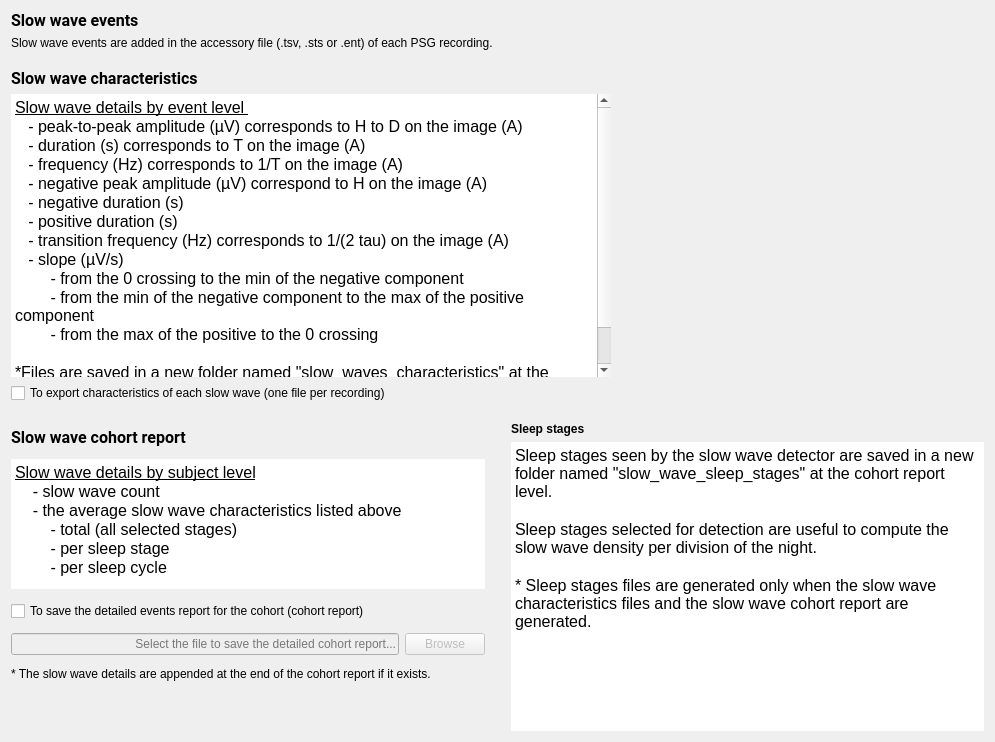
<?xml version="1.0" encoding="UTF-8"?>
<ui version="4.0">
 <class>SSWDSaveFiles</class>
 <widget class="QWidget" name="SSWDSaveFiles">
  <property name="geometry">
   <rect>
    <x>0</x>
    <y>0</y>
    <width>995</width>
    <height>742</height>
   </rect>
  </property>
  <property name="minimumSize">
   <size>
    <width>0</width>
    <height>0</height>
   </size>
  </property>
  <property name="windowTitle">
   <string/>
  </property>
  <property name="styleSheet">
   <string notr="true">font: 12pt &quot;Roboto&quot;;</string>
  </property>
  <layout class="QVBoxLayout" name="verticalLayout_4">
   <item>
    <widget class="QLabel" name="label_title">
     <property name="sizePolicy">
      <sizepolicy hsizetype="Preferred" vsizetype="Maximum">
       <horstretch>0</horstretch>
       <verstretch>0</verstretch>
      </sizepolicy>
     </property>
     <property name="font">
      <font>
       <family>Roboto</family>
       <pointsize>12</pointsize>
       <italic>false</italic>
       <bold>false</bold>
      </font>
     </property>
     <property name="text">
      <string>&lt;html&gt;&lt;head/&gt;&lt;body&gt;&lt;p&gt;&lt;span style=&quot; font-weight:600;&quot;&gt;Slow wave events&lt;/span&gt;&lt;/p&gt;&lt;/body&gt;&lt;/html&gt;</string>
     </property>
    </widget>
   </item>
   <item>
    <widget class="QLabel" name="label_3">
     <property name="sizePolicy">
      <sizepolicy hsizetype="Preferred" vsizetype="Maximum">
       <horstretch>0</horstretch>
       <verstretch>0</verstretch>
      </sizepolicy>
     </property>
     <property name="text">
      <string>Slow wave events are added in the accessory file (.tsv, .sts or .ent) of each PSG recording.</string>
     </property>
    </widget>
   </item>
   <item>
    <spacer name="verticalSpacer_3">
     <property name="orientation">
      <enum>Qt::Orientation::Vertical</enum>
     </property>
     <property name="sizeType">
      <enum>QSizePolicy::Policy::Fixed</enum>
     </property>
     <property name="sizeHint" stdset="0">
      <size>
       <width>20</width>
       <height>13</height>
      </size>
     </property>
    </spacer>
   </item>
   <item>
    <widget class="QLabel" name="label_title_2">
     <property name="sizePolicy">
      <sizepolicy hsizetype="Preferred" vsizetype="Maximum">
       <horstretch>0</horstretch>
       <verstretch>0</verstretch>
      </sizepolicy>
     </property>
     <property name="font">
      <font>
       <family>Roboto</family>
       <pointsize>12</pointsize>
       <italic>false</italic>
       <bold>false</bold>
      </font>
     </property>
     <property name="text">
      <string>&lt;html&gt;&lt;head/&gt;&lt;body&gt;&lt;p&gt;&lt;span style=&quot; font-weight:600;&quot;&gt;Slow wave characteristics&lt;/span&gt;&lt;/p&gt;&lt;/body&gt;&lt;/html&gt;</string>
     </property>
    </widget>
   </item>
   <item>
    <layout class="QHBoxLayout" name="horizontalLayout_2">
     <item>
      <layout class="QVBoxLayout" name="verticalLayout">
       <item>
        <widget class="QTextEdit" name="textEdit">
         <property name="sizePolicy">
          <sizepolicy hsizetype="Expanding" vsizetype="Minimum">
           <horstretch>0</horstretch>
           <verstretch>0</verstretch>
          </sizepolicy>
         </property>
         <property name="maximumSize">
          <size>
           <width>600</width>
           <height>16777215</height>
          </size>
         </property>
         <property name="frameShape">
          <enum>QFrame::Shape::NoFrame</enum>
         </property>
         <property name="frameShadow">
          <enum>QFrame::Shadow::Plain</enum>
         </property>
         <property name="lineWidth">
          <number>0</number>
         </property>
         <property name="readOnly">
          <bool>true</bool>
         </property>
         <property name="html">
          <string>&lt;!DOCTYPE HTML PUBLIC &quot;-//W3C//DTD HTML 4.0//EN&quot; &quot;http://www.w3.org/TR/REC-html40/strict.dtd&quot;&gt;
&lt;html&gt;&lt;head&gt;&lt;meta name=&quot;qrichtext&quot; content=&quot;1&quot; /&gt;&lt;meta charset=&quot;utf-8&quot; /&gt;&lt;style type=&quot;text/css&quot;&gt;
p, li { white-space: pre-wrap; }
hr { height: 1px; border-width: 0; }
li.unchecked::marker { content: &quot;\2610&quot;; }
li.checked::marker { content: &quot;\2612&quot;; }
&lt;/style&gt;&lt;/head&gt;&lt;body style=&quot; font-family:'Roboto'; font-size:12pt; font-weight:400; font-style:normal;&quot;&gt;
&lt;p style=&quot; margin-top:0px; margin-bottom:0px; margin-left:0px; margin-right:0px; -qt-block-indent:0; text-indent:0px;&quot;&gt;&lt;span style=&quot; text-decoration: underline;&quot;&gt;Slow wave details by event level &lt;/span&gt;&lt;/p&gt;
&lt;p style=&quot; margin-top:0px; margin-bottom:0px; margin-left:0px; margin-right:0px; -qt-block-indent:0; text-indent:0px;&quot;&gt;   - &lt;span style=&quot; color:#000000;&quot;&gt;peak-to-peak amplitude (µV) corresponds to H to D on the image (A)&lt;/span&gt;&lt;/p&gt;
&lt;p style=&quot; margin-top:0px; margin-bottom:0px; margin-left:0px; margin-right:0px; -qt-block-indent:0; text-indent:0px;&quot;&gt;   - duration (s) corresponds to T &lt;span style=&quot; color:#000000;&quot;&gt;on the image (A)&lt;/span&gt;&lt;/p&gt;
&lt;p style=&quot; margin-top:0px; margin-bottom:0px; margin-left:0px; margin-right:0px; -qt-block-indent:0; text-indent:0px;&quot;&gt;   - frequency (Hz) corresponds to 1/T &lt;span style=&quot; color:#000000;&quot;&gt;on the image (A)&lt;/span&gt;&lt;/p&gt;
&lt;p style=&quot; margin-top:0px; margin-bottom:0px; margin-left:0px; margin-right:0px; -qt-block-indent:0; text-indent:0px;&quot;&gt;   - &lt;span style=&quot; font-family:'Arial','sans-serif'; color:#000000; background-color:transparent;&quot;&gt;negative peak amplitude &lt;/span&gt;&lt;span style=&quot; color:#000000;&quot;&gt;(µV) correspond to H on the image (A)&lt;/span&gt;&lt;/p&gt;
&lt;p style=&quot; margin-top:0px; margin-bottom:0px; margin-left:0px; margin-right:0px; -qt-block-indent:0; text-indent:0px;&quot;&gt;&lt;span style=&quot; color:#000000;&quot;&gt;   - &lt;/span&gt;&lt;a name=&quot;docs-internal-guid-7597fb9e-7fff-dd5c-4478-b33f09691339&quot;&gt;&lt;/a&gt;&lt;span style=&quot; font-family:'Arial','sans-serif'; color:#000000; background-color:transparent;&quot;&gt;n&lt;/span&gt;&lt;span style=&quot; font-family:'Arial','sans-serif'; color:#000000; background-color:transparent;&quot;&gt;egative duration (s) &lt;/span&gt;&lt;/p&gt;
&lt;p style=&quot; margin-top:0px; margin-bottom:0px; margin-left:0px; margin-right:0px; -qt-block-indent:0; text-indent:0px;&quot;&gt;&lt;span style=&quot; font-family:'Arial','sans-serif'; color:#000000; background-color:transparent;&quot;&gt;   - &lt;/span&gt;&lt;a name=&quot;docs-internal-guid-f6ea236d-7fff-1fb4-6202-3e00854b0b90&quot;&gt;&lt;/a&gt;&lt;span style=&quot; font-family:'Arial','sans-serif'; color:#000000; background-color:transparent;&quot;&gt;p&lt;/span&gt;&lt;span style=&quot; font-family:'Arial','sans-serif'; color:#000000; background-color:transparent;&quot;&gt;ositive duration (s)&lt;/span&gt;&lt;/p&gt;
&lt;p style=&quot; margin-top:0px; margin-bottom:0px; margin-left:0px; margin-right:0px; -qt-block-indent:0; text-indent:0px;&quot;&gt;&lt;span style=&quot; color:#000000;&quot;&gt;   - transition frequency (Hz) corresponds to 1/(2 tau) on the image (A)&lt;/span&gt;&lt;/p&gt;
&lt;p style=&quot; margin-top:0px; margin-bottom:0px; margin-left:0px; margin-right:0px; -qt-block-indent:0; text-indent:0px;&quot;&gt;&lt;span style=&quot; color:#000000;&quot;&gt;   - slope (µV/s)&lt;/span&gt;&lt;/p&gt;
&lt;p style=&quot; margin-top:0px; margin-bottom:0px; margin-left:0px; margin-right:0px; -qt-block-indent:0; text-indent:0px;&quot;&gt;&lt;span style=&quot; color:#000000;&quot;&gt;        - from the 0 crossing to the min of the negative component&lt;/span&gt;&lt;/p&gt;
&lt;p style=&quot; margin-top:0px; margin-bottom:0px; margin-left:0px; margin-right:0px; -qt-block-indent:0; text-indent:0px;&quot;&gt;&lt;span style=&quot; color:#000000;&quot;&gt;        - from the min of the negative component to the max of the positive component&lt;/span&gt;&lt;/p&gt;
&lt;p style=&quot; margin-top:0px; margin-bottom:0px; margin-left:0px; margin-right:0px; -qt-block-indent:0; text-indent:0px;&quot;&gt;&lt;span style=&quot; color:#000000;&quot;&gt;        - from the max of the positive to the 0 crossing&lt;/span&gt;&lt;/p&gt;
&lt;p style=&quot;-qt-paragraph-type:empty; margin-top:0px; margin-bottom:0px; margin-left:0px; margin-right:0px; -qt-block-indent:0; text-indent:0px; color:#000000;&quot;&gt;&lt;br /&gt;&lt;/p&gt;
&lt;p style=&quot; margin-top:0px; margin-bottom:0px; margin-left:0px; margin-right:0px; -qt-block-indent:0; text-indent:0px;&quot;&gt;&lt;span style=&quot; color:#000000;&quot;&gt;*Files are saved in a new folder named &amp;quot;slow_waves_characteristics&amp;quot; at the cohort report level.&lt;/span&gt;&lt;/p&gt;
&lt;p style=&quot; margin-top:0px; margin-bottom:0px; margin-left:0px; margin-right:0px; -qt-block-indent:0; text-indent:0px;&quot;&gt;&lt;span style=&quot; color:#000000;&quot;&gt;*Without the cohort report : each file is saved in the same folder as the PSG file.&lt;/span&gt;&lt;/p&gt;&lt;/body&gt;&lt;/html&gt;</string>
         </property>
        </widget>
       </item>
       <item>
        <widget class="QCheckBox" name="checkBox_export_sw">
         <property name="text">
          <string>To export characteristics of each slow wave (one file per recording)</string>
         </property>
        </widget>
       </item>
      </layout>
     </item>
     <item>
      <widget class="QLabel" name="image">
       <property name="lineWidth">
        <number>0</number>
       </property>
       <property name="text">
        <string/>
       </property>
       <property name="alignment">
        <set>Qt::AlignmentFlag::AlignCenter</set>
       </property>
      </widget>
     </item>
    </layout>
   </item>
   <item>
    <spacer name="verticalSpacer_2">
     <property name="orientation">
      <enum>Qt::Orientation::Vertical</enum>
     </property>
     <property name="sizeType">
      <enum>QSizePolicy::Policy::Fixed</enum>
     </property>
     <property name="sizeHint" stdset="0">
      <size>
       <width>20</width>
       <height>13</height>
      </size>
     </property>
    </spacer>
   </item>
   <item>
    <layout class="QHBoxLayout" name="horizontalLayout_4">
     <item>
      <layout class="QVBoxLayout" name="verticalLayout_2">
       <item>
        <widget class="QLabel" name="label">
         <property name="sizePolicy">
          <sizepolicy hsizetype="Preferred" vsizetype="Maximum">
           <horstretch>0</horstretch>
           <verstretch>0</verstretch>
          </sizepolicy>
         </property>
         <property name="font">
          <font>
           <family>Roboto</family>
           <pointsize>12</pointsize>
           <italic>false</italic>
           <bold>false</bold>
          </font>
         </property>
         <property name="text">
          <string>&lt;html&gt;&lt;head/&gt;&lt;body&gt;&lt;p&gt;&lt;span style=&quot; font-weight:600;&quot;&gt;Slow wave cohort report&lt;/span&gt;&lt;/p&gt;&lt;/body&gt;&lt;/html&gt;</string>
         </property>
        </widget>
       </item>
       <item>
        <widget class="QTextEdit" name="textEdit_2">
         <property name="sizePolicy">
          <sizepolicy hsizetype="Expanding" vsizetype="Minimum">
           <horstretch>0</horstretch>
           <verstretch>0</verstretch>
          </sizepolicy>
         </property>
         <property name="maximumSize">
          <size>
           <width>16777215</width>
           <height>130</height>
          </size>
         </property>
         <property name="frameShape">
          <enum>QFrame::Shape::NoFrame</enum>
         </property>
         <property name="frameShadow">
          <enum>QFrame::Shadow::Plain</enum>
         </property>
         <property name="lineWidth">
          <number>0</number>
         </property>
         <property name="readOnly">
          <bool>true</bool>
         </property>
         <property name="html">
          <string>&lt;!DOCTYPE HTML PUBLIC &quot;-//W3C//DTD HTML 4.0//EN&quot; &quot;http://www.w3.org/TR/REC-html40/strict.dtd&quot;&gt;
&lt;html&gt;&lt;head&gt;&lt;meta name=&quot;qrichtext&quot; content=&quot;1&quot; /&gt;&lt;meta charset=&quot;utf-8&quot; /&gt;&lt;style type=&quot;text/css&quot;&gt;
p, li { white-space: pre-wrap; }
hr { height: 1px; border-width: 0; }
li.unchecked::marker { content: &quot;\2610&quot;; }
li.checked::marker { content: &quot;\2612&quot;; }
&lt;/style&gt;&lt;/head&gt;&lt;body style=&quot; font-family:'Roboto'; font-size:12pt; font-weight:400; font-style:normal;&quot;&gt;
&lt;p style=&quot; margin-top:0px; margin-bottom:0px; margin-left:0px; margin-right:0px; -qt-block-indent:0; text-indent:0px;&quot;&gt;&lt;span style=&quot; text-decoration: underline;&quot;&gt;Slow wave details by subject level&lt;/span&gt;&lt;/p&gt;
&lt;p style=&quot; margin-top:0px; margin-bottom:0px; margin-left:0px; margin-right:0px; -qt-block-indent:0; text-indent:0px;&quot;&gt;    - slow wave count&lt;/p&gt;
&lt;p style=&quot; margin-top:0px; margin-bottom:0px; margin-left:0px; margin-right:0px; -qt-block-indent:0; text-indent:0px;&quot;&gt;    - the average slow wave characteristics listed above&lt;/p&gt;
&lt;p style=&quot; margin-top:0px; margin-bottom:0px; margin-left:0px; margin-right:0px; -qt-block-indent:0; text-indent:0px;&quot;&gt;        - total (all selected stages)&lt;/p&gt;
&lt;p style=&quot; margin-top:0px; margin-bottom:0px; margin-left:0px; margin-right:0px; -qt-block-indent:0; text-indent:0px;&quot;&gt;        - per sleep stage&lt;/p&gt;
&lt;p style=&quot; margin-top:0px; margin-bottom:0px; margin-left:0px; margin-right:0px; -qt-block-indent:0; text-indent:0px;&quot;&gt;        - per sleep cycle&lt;/p&gt;&lt;/body&gt;&lt;/html&gt;</string>
         </property>
        </widget>
       </item>
       <item>
        <layout class="QHBoxLayout" name="horizontalLayout_3">
         <item>
          <widget class="QCheckBox" name="checkBox_save_cohort">
           <property name="sizePolicy">
            <sizepolicy hsizetype="Expanding" vsizetype="Maximum">
             <horstretch>0</horstretch>
             <verstretch>0</verstretch>
            </sizepolicy>
           </property>
           <property name="maximumSize">
            <size>
             <width>16777215</width>
             <height>16777215</height>
            </size>
           </property>
           <property name="text">
            <string>To save the detailed events report for the cohort (cohort report)</string>
           </property>
          </widget>
         </item>
        </layout>
       </item>
       <item>
        <layout class="QHBoxLayout" name="horizontalLayout">
         <item>
          <widget class="QLineEdit" name="lineEdit_cohort_report">
           <property name="enabled">
            <bool>false</bool>
           </property>
           <property name="sizePolicy">
            <sizepolicy hsizetype="Expanding" vsizetype="Maximum">
             <horstretch>0</horstretch>
             <verstretch>0</verstretch>
            </sizepolicy>
           </property>
           <property name="maximumSize">
            <size>
             <width>16777215</width>
             <height>16777215</height>
            </size>
           </property>
           <property name="alignment">
            <set>Qt::AlignmentFlag::AlignRight|Qt::AlignmentFlag::AlignTrailing|Qt::AlignmentFlag::AlignVCenter</set>
           </property>
           <property name="placeholderText">
            <string>Select the file to save the detailed cohort report...</string>
           </property>
          </widget>
         </item>
         <item>
          <widget class="QPushButton" name="pushButto_browse">
           <property name="enabled">
            <bool>false</bool>
           </property>
           <property name="sizePolicy">
            <sizepolicy hsizetype="Fixed" vsizetype="Fixed">
             <horstretch>0</horstretch>
             <verstretch>0</verstretch>
            </sizepolicy>
           </property>
           <property name="text">
            <string>Browse</string>
           </property>
          </widget>
         </item>
        </layout>
       </item>
       <item>
        <widget class="QLabel" name="label_2">
         <property name="sizePolicy">
          <sizepolicy hsizetype="Preferred" vsizetype="Maximum">
           <horstretch>0</horstretch>
           <verstretch>0</verstretch>
          </sizepolicy>
         </property>
         <property name="text">
          <string>* The slow wave details are appended at the end of the cohort report if it exists.</string>
         </property>
        </widget>
       </item>
       <item>
        <spacer name="verticalSpacer">
         <property name="orientation">
          <enum>Qt::Orientation::Vertical</enum>
         </property>
         <property name="sizeType">
          <enum>QSizePolicy::Policy::Minimum</enum>
         </property>
         <property name="sizeHint" stdset="0">
          <size>
           <width>20</width>
           <height>40</height>
          </size>
         </property>
        </spacer>
       </item>
      </layout>
     </item>
     <item>
      <spacer name="horizontalSpacer_4">
       <property name="orientation">
        <enum>Qt::Orientation::Horizontal</enum>
       </property>
       <property name="sizeType">
        <enum>QSizePolicy::Policy::Fixed</enum>
       </property>
       <property name="sizeHint" stdset="0">
        <size>
         <width>20</width>
         <height>20</height>
        </size>
       </property>
      </spacer>
     </item>
     <item>
      <layout class="QVBoxLayout" name="verticalLayout_3">
       <item>
        <widget class="QLabel" name="label_6">
         <property name="sizePolicy">
          <sizepolicy hsizetype="Preferred" vsizetype="Maximum">
           <horstretch>0</horstretch>
           <verstretch>0</verstretch>
          </sizepolicy>
         </property>
         <property name="text">
          <string>&lt;html&gt;&lt;head/&gt;&lt;body&gt;&lt;p&gt;&lt;span style=&quot; font-weight:600;&quot;&gt;Sleep stages&lt;/span&gt;&lt;/p&gt;&lt;/body&gt;&lt;/html&gt;</string>
         </property>
        </widget>
       </item>
       <item>
        <widget class="QTextEdit" name="textEdit_3">
         <property name="sizePolicy">
          <sizepolicy hsizetype="Expanding" vsizetype="Minimum">
           <horstretch>0</horstretch>
           <verstretch>0</verstretch>
          </sizepolicy>
         </property>
         <property name="frameShape">
          <enum>QFrame::Shape::NoFrame</enum>
         </property>
         <property name="frameShadow">
          <enum>QFrame::Shadow::Plain</enum>
         </property>
         <property name="lineWidth">
          <number>0</number>
         </property>
         <property name="readOnly">
          <bool>true</bool>
         </property>
         <property name="html">
          <string>&lt;!DOCTYPE HTML PUBLIC &quot;-//W3C//DTD HTML 4.0//EN&quot; &quot;http://www.w3.org/TR/REC-html40/strict.dtd&quot;&gt;
&lt;html&gt;&lt;head&gt;&lt;meta name=&quot;qrichtext&quot; content=&quot;1&quot; /&gt;&lt;meta charset=&quot;utf-8&quot; /&gt;&lt;style type=&quot;text/css&quot;&gt;
p, li { white-space: pre-wrap; }
hr { height: 1px; border-width: 0; }
li.unchecked::marker { content: &quot;\2610&quot;; }
li.checked::marker { content: &quot;\2612&quot;; }
&lt;/style&gt;&lt;/head&gt;&lt;body style=&quot; font-family:'Roboto'; font-size:12pt; font-weight:400; font-style:normal;&quot;&gt;
&lt;p style=&quot; margin-top:0px; margin-bottom:0px; margin-left:0px; margin-right:0px; -qt-block-indent:0; text-indent:0px;&quot;&gt;Sleep stages seen by the slow wave detector are saved in a new folder named &amp;quot;slow_wave_sleep_stages&amp;quot; at the cohort report level.  &lt;/p&gt;
&lt;p style=&quot;-qt-paragraph-type:empty; margin-top:0px; margin-bottom:0px; margin-left:0px; margin-right:0px; -qt-block-indent:0; text-indent:0px;&quot;&gt;&lt;br /&gt;&lt;/p&gt;
&lt;p style=&quot; margin-top:0px; margin-bottom:0px; margin-left:0px; margin-right:0px; -qt-block-indent:0; text-indent:0px;&quot;&gt;Sleep stages selected for detection are useful to compute the slow wave density per division of the night.&lt;/p&gt;
&lt;p style=&quot;-qt-paragraph-type:empty; margin-top:0px; margin-bottom:0px; margin-left:0px; margin-right:0px; -qt-block-indent:0; text-indent:0px;&quot;&gt;&lt;br /&gt;&lt;/p&gt;
&lt;p style=&quot; margin-top:0px; margin-bottom:0px; margin-left:0px; margin-right:0px; -qt-block-indent:0; text-indent:0px;&quot;&gt;* Sleep stages files are generated only when the slow wave characteristics files and the slow wave cohort report are generated.&lt;/p&gt;&lt;/body&gt;&lt;/html&gt;</string>
         </property>
        </widget>
       </item>
      </layout>
     </item>
    </layout>
   </item>
  </layout>
 </widget>
 <resources>
  <include location="../../../../../snooz-toolbox/src/main/python/ui/themes/themes.qrc"/>
 </resources>
 <connections>
  <connection>
   <sender>checkBox_export_sw</sender>
   <signal>clicked()</signal>
   <receiver>SSWDSaveFiles</receiver>
   <slot>check_export_sw_file_slot()</slot>
   <hints>
    <hint type="sourcelabel">
     <x>247</x>
     <y>291</y>
    </hint>
    <hint type="destinationlabel">
     <x>422</x>
     <y>405</y>
    </hint>
   </hints>
  </connection>
  <connection>
   <sender>pushButto_browse</sender>
   <signal>clicked()</signal>
   <receiver>SSWDSaveFiles</receiver>
   <slot>browse_cohort_slot()</slot>
   <hints>
    <hint type="sourcelabel">
     <x>445</x>
     <y>557</y>
    </hint>
    <hint type="destinationlabel">
     <x>422</x>
     <y>405</y>
    </hint>
   </hints>
  </connection>
  <connection>
   <sender>checkBox_save_cohort</sender>
   <signal>clicked()</signal>
   <receiver>SSWDSaveFiles</receiver>
   <slot>check_save_cohort_slot()</slot>
   <hints>
    <hint type="sourcelabel">
     <x>247</x>
     <y>529</y>
    </hint>
    <hint type="destinationlabel">
     <x>422</x>
     <y>405</y>
    </hint>
   </hints>
  </connection>
 </connections>
 <slots>
  <slot>choose_slot()</slot>
  <slot>input_format_changed_slot()</slot>
  <slot>browse_cohort_slot()</slot>
  <slot>check_save_cohort_slot()</slot>
  <slot>check_export_sw_file_slot()</slot>
 </slots>
</ui>
